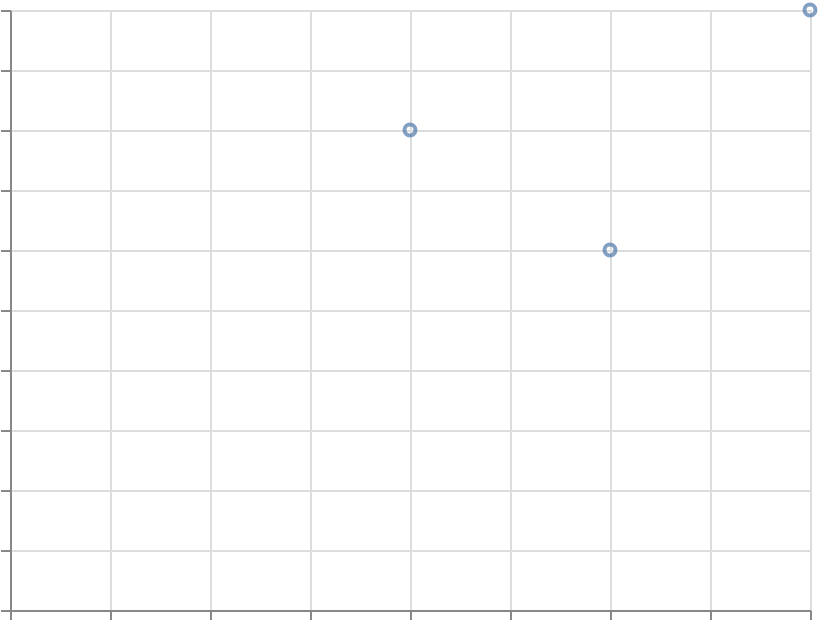

Vega-Lite specification for this chart:
### Vega-Lite specification from a JSON file in a GitHub repository (floating-point values rounded to 4 significant figures)
{"$schema": "https://vega.github.io/schema/vega-lite/v6.json", "width": 400, "height": 300, "padding": 5, "autosize": "none", "data": {"values": [{"x": 1, "y": 2}, {"x": 2, "y": 4}, {"x": 3, "y": 3}, {"x": 4, "y": 5}, {"x": 5, "y": 1}]}, "mark": "point", "encoding": {"x": {"field": "x", "type": "quantitative"}, "y": {"field": "y", "type": "quantitative"}}, "transform": [{"filter": "datum.y > 2"}]}
